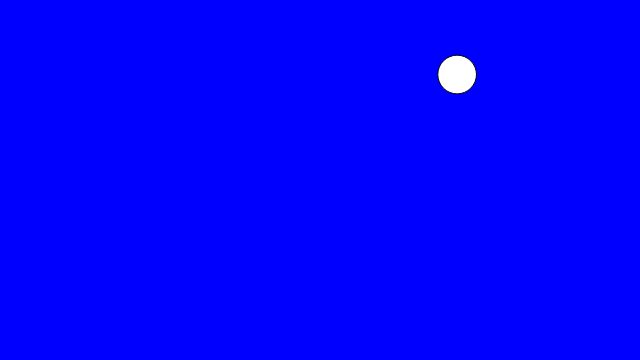
Frame 1 (no input)
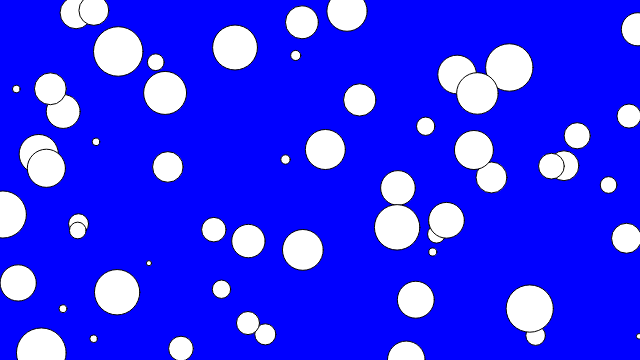
Frame 60 (no input)
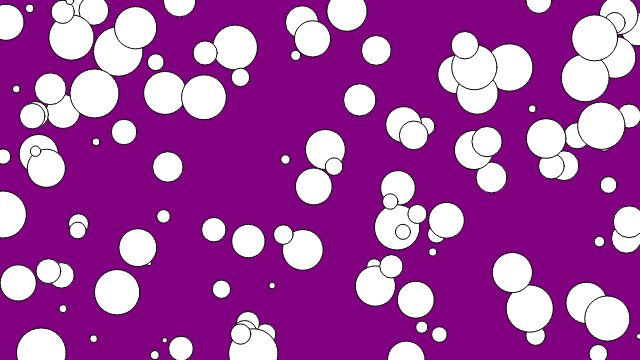
Frame 120 (the mouse pressed at the canvas centre since frame 60)

The p5.js sketch that drew these frames (run headless with seeded random() and noise() and a simulated clock; from frame 60 on, the mouse is pressed at the canvas centre):

// p5.js sketch
// ── sketch.js
var r, b;
var x = 50;
var y = 50;

var myCircles = [];


function setup() {
  createCanvas(640, 360);
}

function draw() {
  r = map(mouseX, 0, width, 0, 255);
  b = map(mouseX, width, 0, 0, 255);
  background(r, 0, b);
  
  var newCircle = {};
  newCircle.x = random(width);
  newCircle.y = random(height);
  newCircle.dia = random(5, 50);
  
  myCircles.push(newCircle);
  
  for(var i = 0; i < myCircles.length; i++) {
    ellipse(myCircles[i].x, myCircles[i].y, myCircles[i].dia);
  }
  
}

function mouseClicked() {
  //ellipse(x, y, 50);
}
